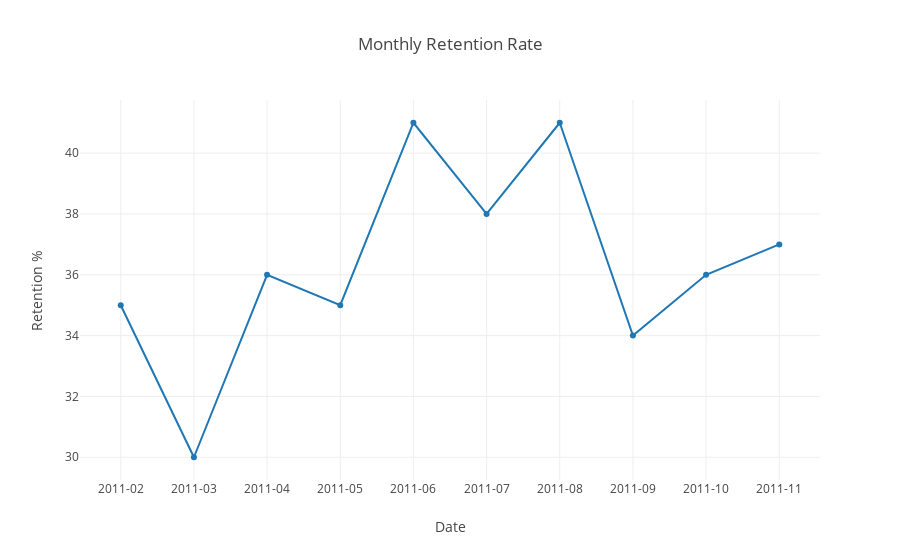

The cell this chart's notebook holds for it:
### Code cell
#graph retention rate
rr_data = [go.Scatter(x = retention_rate['InvoicePeriod'],
                      y = retention_rate['RetentionRate%'])]

plot_layout = go.Layout(xaxis = dict(title = 'Date', type = 'category'), 
                        yaxis = {'title':'Retention %'},
                        title = 'Monthly Retention Rate')

fig = go.Figure(data = rr_data, layout = plot_layout)
pyoff.iplot(fig)

### Figure 1 — Plotly figure (JSON) as saved in the notebook; plotly's stock layout.template omitted (floating-point values rounded to 4 significant figures)
{"data": [{"type": "scatter", "uid": "81b5d53c-9b45-4128-b424-a9c3dd828143", "x": ["2011-02", "2011-03", "2011-04", "2011-05", "2011-06", "2011-07", "2011-08", "2011-09", "2011-10", "2011-11"], "y": [35, 30, 36, 35, 41, 38, 41, 34, 36, 37]}], "layout": {"title": {"text": "Monthly Retention Rate"}, "xaxis": {"title": {"text": "Date"}, "type": "category"}, "yaxis": {"title": {"text": "Retention %"}}}}
